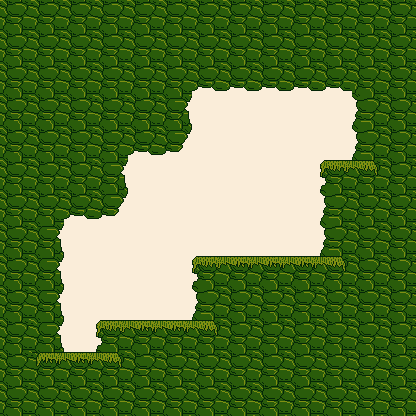

This game map was drawn from its Tiled (.tmx) file and the tilesets committed beside it. A one-line description and the trimmed map source follow:
An orthogonal 13x13 tile map with 32x32 px tiles, 2 tile layers (sky, ground) and 2 objects (action, char).

<map version="1.0" orientation="orthogonal" renderorder="right-down" width="13" height="13" tilewidth="32" tileheight="32" nextobjectid="20">
 <tileset firstgid="1" name="green" tilewidth="32" tileheight="32">
  <image source="../../src/img/green.png" width="256" height="256" />
  <terraintypes>
   <terrain name="gnd" tile="-1" />
  </terraintypes>
  <tile id="1" terrain="0,0,0,0" />
  <tile id="2" terrain=",,0,0" />
  <tile id="3" terrain=",,0," />
  <tile id="4" terrain=",,,0" />
  <tile id="5" terrain=",0,,0" />
  <tile id="6" terrain=",0,0,0" />
  <tile id="7" terrain="0,,0," />
  <tile id="8" terrain="0,,0,0" />
  <tile id="9" terrain="0,0,," />
  <tile id="11" terrain=",0,," />
  <tile id="12" terrain="0,,," />
  <tile id="16" terrain="0,0,0," />
  <tile id="17" terrain="0,0,,0" />
  <tile id="18">
   <objectgroup draworder="index" />
  </tile>
  <tile id="29">
   <animation>
    <frame tileid="29" duration="150" />
    <frame tileid="30" duration="150" />
    <frame tileid="31" duration="150" />
    <frame tileid="32" duration="150" />
   </animation>
  </tile>
 </tileset>
 <layer name="sky" width="13" height="13">
  <data>[169 cells, 169 non-empty, 1 distinct tile ids]</data>
 </layer>
 <layer name="ground" width="13" height="13">
  <properties>
   <property name="collidable" value="true" />
  </properties>
  <data>[169 cells, 130 non-empty, 9 distinct tile ids]</data>
 </layer>
 <objectgroup name="objects">
  <properties>
   <property name="collidable" value="true" />
  </properties>
  <object id="7" name="finish" type="action" gid="19" x="288" y="224" width="32" height="32" />
  <object id="19" name="shaman" type="char" x="96" y="256" width="32" height="32" />
 </objectgroup>
</map>
